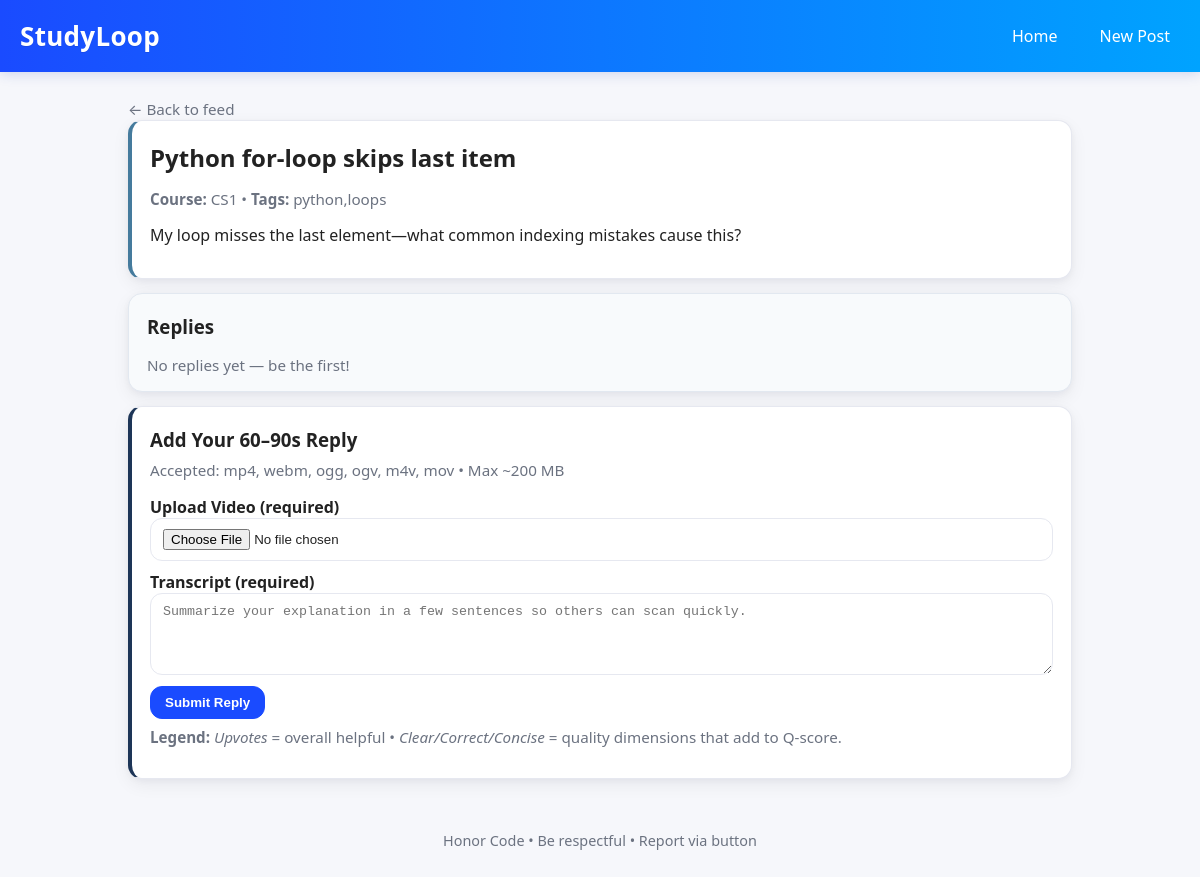
Screenshot of /post/3 with the database file from the repository.
### tables this page shows
CREATE TABLE ProblemPost (
        id INTEGER PRIMARY KEY AUTOINCREMENT,
        title TEXT, course TEXT, tags TEXT, prompt TEXT,
        created_at TEXT DEFAULT CURRENT_TIMESTAMP, author_id INTEGER,
        FOREIGN KEY(author_id) REFERENCES User(id)
    );

### app.py (the view)
@app.route("/post/<int:post_id>")
def post_detail(post_id):
    db = get_db()
    cur = db.cursor()
    cur.execute("SELECT * FROM ProblemPost WHERE id=?", (post_id,))
    post = cur.fetchone()
    if not post:
        return ("Not found", 404)
    cur.execute("""
        SELECT *, (clear+correct+concise) AS qscore
        FROM VideoReply
        WHERE post_id=?
        ORDER BY datetime(created_at) DESC
    """, (post_id,))
    replies = [dict(r) for r in cur.fetchall()]
    sid = session.get("session_id")
    user_votes = {f"{row['reply_id']}_{row['dimension']}" for row in db.execute(
        "SELECT reply_id, dimension FROM VoteRecord WHERE session_id=?", (sid,)
    )}
    user_reports = {row["reply_id"] for row in db.execute(
        "SELECT reply_id FROM ReportRecord WHERE session_id=?", (sid,)
    )}
    ttr = time_to_first_reply(db, post_id)
    return render_template(
        "post_detail.html",
        post=post,
        replies=replies,
        ttr=ttr,
        user_votes=user_votes,
        user_reports=user_reports
    )

### app.py (called while the page is built, shortened)
def get_db():
    if "db" not in g:
        con = sqlite3.connect(DB_PATH)
        con.row_factory = sqlite3.Row
        g.db = con
    return g.db

@app.before_request
def ensure_initialized():
    global _initialized
    if not _initialized:
        init_db()
        _initialized = True
    if "session_id" not in session:
        session["session_id"] = str(uuid.uuid4())

def time_to_first_reply(db, post_id):
    cur = db.cursor()
    cur.execute("SELECT MIN(datetime(created_at)) AS first FROM VideoReply WHERE post_id=?", (post_id,))
    row = cur.fetchone()
    return None

### templates/post_detail.html (shortened to what this page needs)
{% extends "base.html" %}
{% block content %}
<a href="{{ url_for('index') }}" class="meta" style="text-decoration:none;">← Back to feed</a>
<article class="card" style="border-left:4px solid #457b9d;">
  <h2 style="margin:.25rem 0 0.5rem;">{{ post["title"] }}</h2>
  <p class="meta">
    <strong>Course:</strong> {{ post["course"] }} •
    <strong>Tags:</strong> {{ post["tags"] }}
  </p>
  <p style="margin-top:.5rem;">{{ post["prompt"] }}</p>
</article>
<section aria-labelledby="replies-heading">
  <div class="card" style="background:#f8fafc;border-color:#e2e8f0;">
    <h3 id="replies-heading" style="margin:.25rem 0 1rem;">Replies</h3>
    {% for r in replies %}
      <div class="reply card" style="border:1px dashed #d1d5db;">
        <div class="reply-video" style="margin:.25rem 0 1rem;">
          <video controls playsinline style="width:100%;aspect-ratio:16/9;height:auto;border-radius:8px;outline:none;">
            <source src="{{ url_for('uploaded_file', filename=r['video_path']) }}">
            Your browser does not support the video tag.
          </video>
        </div>
        <p class="transcript" style="line-height:1.5;">
          <strong>Transcript:</strong>
          {% if r["transcript"] and r["transcript"]|trim %}
            {{ r["transcript"] }}
          {% else %}
            <em>(No transcript provided)</em>
          {% endif %}
        </p>
        <div class="meta" style="display:flex;flex-wrap:wrap;gap:.5rem;align-items:center;margin-top:.5rem;">
          <span title="Sum of Clear + Correct + Concise">Q-score: <strong>{{ r['qscore'] or 0 }}</strong></span>
          <span>• Upvotes: <strong>{{ r['upvotes'] }}</strong></span>
          <span>• Flags: <strong>{{ r['flags'] }}</strong></span>
        </div>
        <div style="display:flex;gap:.5rem;margin-top:.5rem;flex-wrap:wrap;">
            {% set dims = ["clear", "correct", "concise"] %}
            {% for dim in dims %}
            {% set voted = (r['id'] ~ '_' ~ dim) in user_votes %}
            <form method="post" action="{{ url_for('rate_reply', reply_id=r['id']) }}" class="inline">
                <button name="dim" value="{{ dim }}"
                        style="background:{{ '#1d3557' if voted else '#f1f5f9' }};color:{{ 'white' if voted else '#111' }};"
                        aria-label="Toggle vote for {{ dim }}">
                    {{ '✓' if voted else '+' }} {{ dim.capitalize() }} ({{ r[dim] }})
                </button>
            </form>
            {% endfor %}
            {% set reported = r['id'] in user_reports %}
            <form method="post" action="{{ url_for('report_reply', reply_id=r['id']) }}" class="inline" style="margin-left:auto;">
                <button class="danger"
                        style="background:{{ '#dc2626' if reported else '#fee2e2' }};color:{{ 'white' if reported else '#b91c1c' }};"
                        aria-label="Toggle report">
                    {{ '⚠️ Reported' if reported else 'Report' }} ({{ r['flags'] }})
                </button>
            </form>
        </div>
      </div>
    {% else %}
      <p class="meta" style="margin:0;">No replies yet — be the first!</p>
    {% endfor %}
  </div>
</section>
<section class="card" aria-labelledby="add-reply-heading" style="border-left:4px solid #1d3557;">
  <h3 id="add-reply-heading" style="margin:.25rem 0 1rem;">Add Your 60–90s Reply</h3>
  <p class="meta" style="margin-top:-.5rem;">Accepted: mp4, webm, ogg, ogv, m4v, mov • Max ~200&nbsp;MB</p>
  <form method="post"
        action="{{ url_for('add_reply', post_id=post['id']) }}"
        class="form"
        enctype="multipart/form-data"
        id="reply-form">
    <label>Upload Video (required)
      <input type="file" name="video_file" id="video_file"
             accept=".mp4,.webm,.ogg,.ogv,.m4v,.mov,video/*" required>
    </label>
    <label>Transcript (required)
      <textarea name="transcript" rows="4" required
                placeholder="Summarize your explanation in a few sentences so others can scan quickly."></textarea>
    </label>
    <button type="submit" id="submit-btn">Submit Reply</button>
  </form>
  <p class="meta" style="margin-top:.5rem;">
    <strong>Legend:</strong>
    <em>Upvotes</em> = overall helpful •
    <em>Clear/Correct/Concise</em> = quality dimensions that add to Q-score.
  </p>
</section>
{% endblock %}

### templates/base.html (style rules this page uses)
:root { --brand1:#1a4bff; --brand2:#00a3ff; --ink:#222; --muted:#6b7280; --bg:#f6f7fb; --card:#ffffff; --border:#e6e8f0; --primary:#1a4bff; --danger:#ef4444; --shadow: 0 6px 18px rgba(16,24,40,.06), 0 2px 6px rgba(16,24,40,.04); --radius: 14px; }
* { box-sizing:border-box }
html,body { height:100% }
body { margin:0; font-family: system-ui, -apple-system, "Segoe UI", Roboto, Arial, "Noto Sans", "Helvetica Neue", sans-serif; color:var(--ink); background:var(--bg); }
.card { background:var(--card); border:1px solid var(--border); border-radius:var(--radius); padding:16px 18px; margin-bottom:14px; box-shadow: var(--shadow); }
.meta { color:var(--muted); font-size:.95rem; }
.button, button { display:inline-block; border:1px solid var(--primary); background:var(--primary); color:#fff; padding:8px 14px; border-radius:12px; cursor:pointer; font-weight:600; }
.form label { display:block; margin:10px 0 6px; font-weight:600; }
.form input[type=text], .form input[type=url], .form input[type=file], .form textarea, .form select { width:100%; padding:10px 12px; border:1px solid var(--border); border-radius:12px; background:#fff; outline:none; }

### rows the page displays
ProblemPost: title "Python for-loop skips last item", course "CS1", tags "python,loops", prompt "My loop misses the last element—what common indexing mistakes cause this?"
